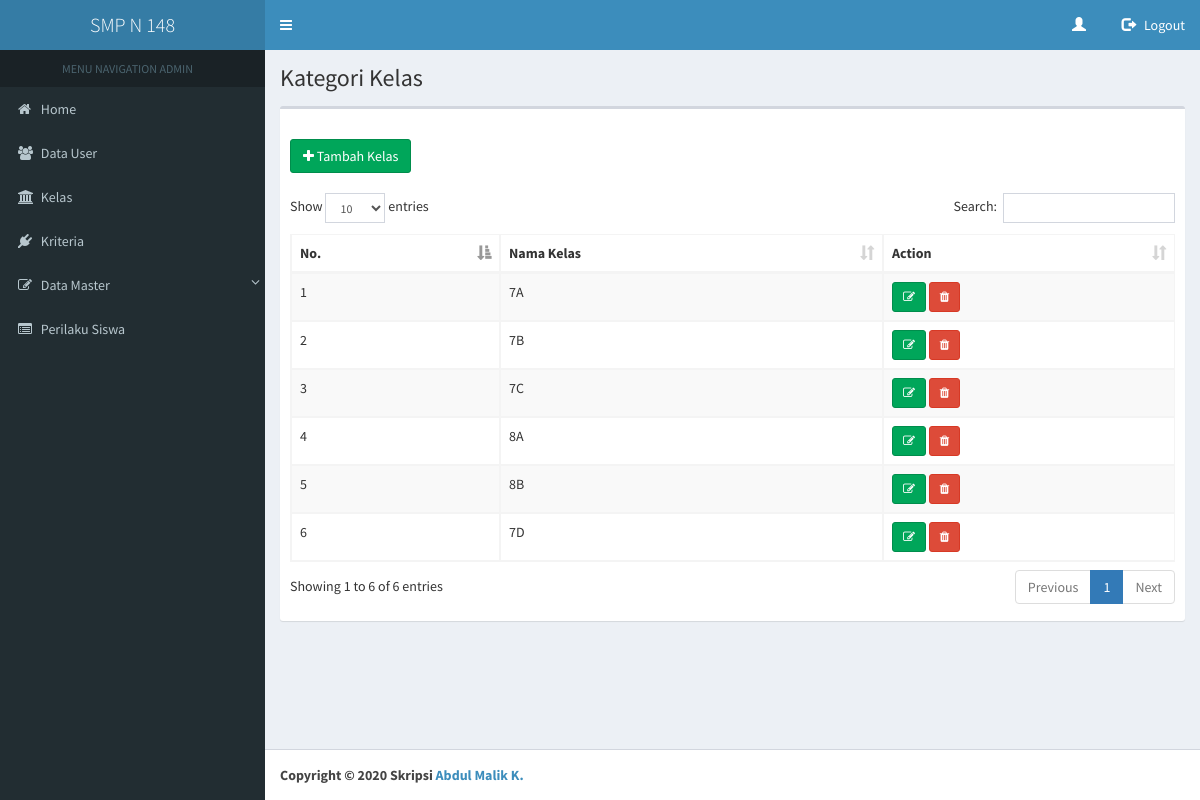
The page /pages/view/home.php?page=kelas on the database its author committed.
### tables this page shows
CREATE TABLE `tb_kelas` (
  `id_kls` int(10) NOT NULL,
  `nama_kls` varchar(100) NOT NULL
);

### pages/view/kelas.php (the view, shortened to what this page needs)
<section class="content-header">
  <h1>
    Kategori Kelas
  </h1>
</section>
<section class="content">
  <div class="row">
    <div class="col-xs-12">
      <div class="box">
        <div class="box-header">
        </div>
          <div class="box-body">
          <a href="#"><button class="btn btn-success" type="button" data-target="#ModalAdd" data-toggle="modal"><i class="fa fa-plus"></i> Tambah Kelas</button></a>
          <br></br>
          <table id="tmp_modal" class="table table-bordered table-striped table-scalable">
            <thead>
              <tr>
                <th>No.</th>
                <th>Nama Kelas</th>
                <th>Action</th>
              </tr>
            </thead>
            <tbody>
              <?php
                $queryk = mysqli_query($connect, "SELECT * FROM tb_kelas");
                $no = 1;
                while ($k = mysqli_fetch_array($queryk)){ ?>
                    <tr>
                      <td><?php echo $no; ?></td>
                      <td><?php echo $k['nama_kls']; ?></td>
                      <td>
                        <a href="" onclick="edit(<?php echo "'".$k['id_kls']."','".$k['nama_kls']."'";?>)" title="edit" data-toggle="modal" class="btn btn-success btn-sm"><span class="fa fa-edit"></span></a>
                        <a href='#' onClick='confirm_delete("../models/proses_kelas.php?delete=1&id=<?php echo $k['id_kls']; ?>")' title="hapus" data-toggle="" class="btn btn-danger btn-sm"><span class="fa fa-trash" aria-hidden="true"></span></a>
                      </td>
                    </tr>
              <?php
                $no++;
                }
              ?>
            </tbody>
          </table>
          </div>
          </div>
          </div>
</div>
</div>

### rows shown on the page
tb_kelas: nama_kls "7A"
tb_kelas: nama_kls "7B"
tb_kelas: nama_kls "7C"
tb_kelas: nama_kls "8A"
tb_kelas: nama_kls "8B"
tb_kelas: nama_kls "7D"
